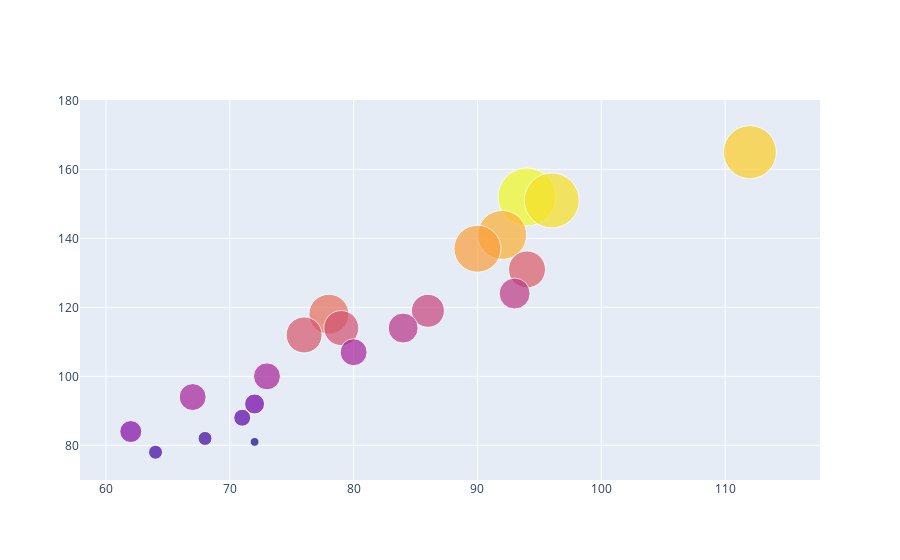

Here is the notebook cell this chart was saved with:
### Code cell
trace0 = go.Scatter(
    x=sdata.Women,
    y=sdata.Men,
    mode='markers',
    marker=dict(
        size=sdata.Gap,
        color=sdata.Gap
    )
)

pdata = [trace0]
iplot(pdata)

### Figure 1 — Plotly figure (JSON) as saved in the notebook; plotly's stock layout.template omitted (floating-point values rounded to 4 significant figures)
{"data": [{"marker": {"color": [58, 55, 53, 49, 47, 40, 37, 36, 35, 33, 31, 30, 27, 27, 27, 22, 20, 17, 14, 14, 9], "size": [58, 55, 53, 49, 47, 40, 37, 36, 35, 33, 31, 30, 27, 27, 27, 22, 20, 17, 14, 14, 9]}, "mode": "markers", "type": "scatter", "x": [94, 96, 112, 92, 90, 78, 94, 76, 79, 86, 93, 84, 67, 73, 80, 62, 72, 71, 68, 64, 72], "y": [152, 151, 165, 141, 137, 118, 131, 112, 114, 119, 124, 114, 94, 100, 107, 84, 92, 88, 82, 78, 81]}], "layout": {}}
